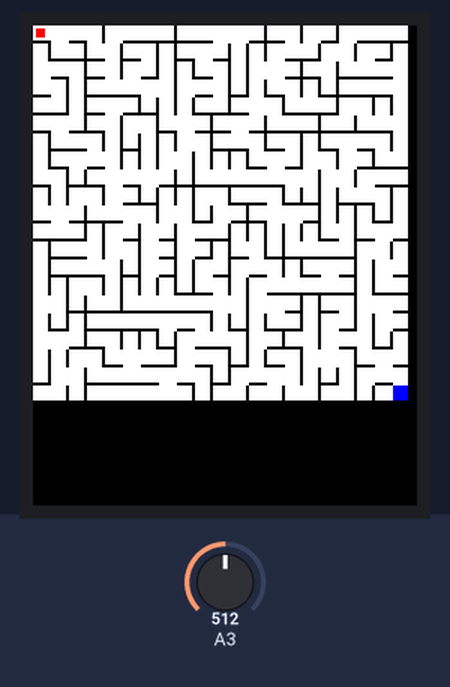
A sketch run on a simulated Arduino Uno, built with avr-gcc and run on an emulated ATmega328P. Shown: 128×160 colour display. Inputs (shaded band) come from the test bench; at power-on: A3 = 512. Random numbers use the default seed unless the sketch sets one.

Above: at 1.3 s.
1.4 s: A3 set to 122
3.1 s: A3 set to 11
Timing chart, 0 to 6.1 s (numbered marks = the images above; inputs shaded):
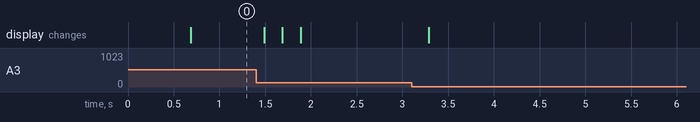

The sketch:

laby.ino
```cpp
#define cs   10
#define dc   8
#define rst  -1  // you can also connect this to the Arduino reset

#include <Adafruit_GFX.h>    // Core graphics library
#include <Adafruit_ST7735.h> // Hardware-specific library
#include <SPI.h>

#define H (tft.height())
#define W (tft.width())

Adafruit_ST7735 tft = Adafruit_ST7735(cs, dc, rst);

void WaitScreen(void) {
  tft.setTextWrap(false);
  tft.fillScreen(ST7735_BLACK);
  tft.setCursor(5,5);
  tft.setTextColor(ST7735_BLUE);
  tft.setTextSize(5);
  tft.println("+");
}

#define MAXX 21
#define MAXY 21
#define NUM(X,Y) ((X)*MAXY+(Y))
boolean L[MAXX][MAXY][2];
int tarjan[MAXX*MAXY];

int Find(int n) {
  if (tarjan[n]!=n) {
    int r = Find(tarjan[n]);
    tarjan[n] = r;
  }
  return tarjan[n];
}

boolean Union(int a, int b) {
  int fa = Find(a);
  int fb = Find(b);
  if (fa!=fb) {
    tarjan[fa] = fb;
    return true;
  }
  return false;
}

void Gen(void) {
  for (int i=0; i<MAXX*MAXY; ++i) tarjan[i] = i;
  for (int x=0; x<MAXX; ++x)
    for (int y=0; y<MAXY; ++y)
      for (int k=0; k<2; ++k)
        L[x][y][k] = true;
  int nb = MAXX*MAXY;
  while (nb>1) {
    int x = random(MAXX);
    int y = random(MAXY);
    int k = random(2);
    if (L[x][y][k]) {
       if (k==0 && x<MAXX-1 && Union(NUM(x,y),NUM(x+1,y))) {
         L[x][y][k] = false;
         --nb;
       }
       else if (k==1 && y<MAXY-1 && Union(NUM(x,y),NUM(x,y+1))) {
         L[x][y][k] = false;
         --nb;
       }
    }
  }
}

#define C 6

void Affiche(void) {
  tft.fillRect(0,0,C*MAXX,C*MAXY,ST7735_WHITE);
  for (int x=0; x<MAXX; ++x) {
    for (int y=0; y<MAXY; ++y) {
      if (L[x][y][0])
        tft.fillRect(C*(x+1)-1,C*y,1,C,ST7735_BLACK);
      if (L[x][y][1])
        tft.fillRect(C*x,C*(y+1)-1,C,1,ST7735_BLACK);
    }
  }
}

void setup(void) {
  //Serial.begin(9600);
  tft.initR(INITR_BLACKTAB);
  randomSeed(analogRead(0));
}

#define BUTTON_NONE 0
#define BUTTON_DOWN 1
#define BUTTON_RIGHT 2
#define BUTTON_SELECT 3
#define BUTTON_UP 4
#define BUTTON_LEFT 5

int ReadButton(void) {
  float a = analogRead(3);
  a *= 5.0;
  a /= 1024.0;
  if (a < 0.2) return BUTTON_DOWN;
  if (a < 1.0) return BUTTON_RIGHT;
  if (a < 1.5) return BUTTON_SELECT;
  if (a < 2.0) return BUTTON_UP;
  if (a < 3.2) return BUTTON_LEFT;
  else return BUTTON_NONE;
}

void PlayGame() {
  int ox,oy;
  int x = 0;
  int y = 0;
  tft.fillRect(C*x+1,C*y+1,C-3,C-3,ST7735_RED);
  tft.fillRect(C*(MAXX-1),C*(MAXY-1),C-1,C-1,ST7735_BLUE);
  while (true) {
    ox = x;
    oy = y;
    int b = ReadButton();
    if (b==BUTTON_RIGHT && x<MAXX-1 && !L[x][y][0]) ++x;
    else if (b==BUTTON_LEFT && x>0 && !L[x-1][y][0]) --x;
    else if (b==BUTTON_UP && y>0 && !L[x][y-1][1]) --y;
    else if (b==BUTTON_DOWN && y<MAXY-1 && !L[x][y][1]) ++y;
    if (x!=ox || y!=oy) {
      tft.fillRect(C*ox+1,C*oy+1,C-3,C-3,ST7735_WHITE);
      tft.fillRect(C*x+1,C*y+1,C-3,C-3,ST7735_RED);
    }
    delay(200);
    if (x==MAXX-1 && y==MAXY-1) return;
  }
}

void loop() {
  WaitScreen();
  Gen();
  Affiche();
  PlayGame();
}
```
